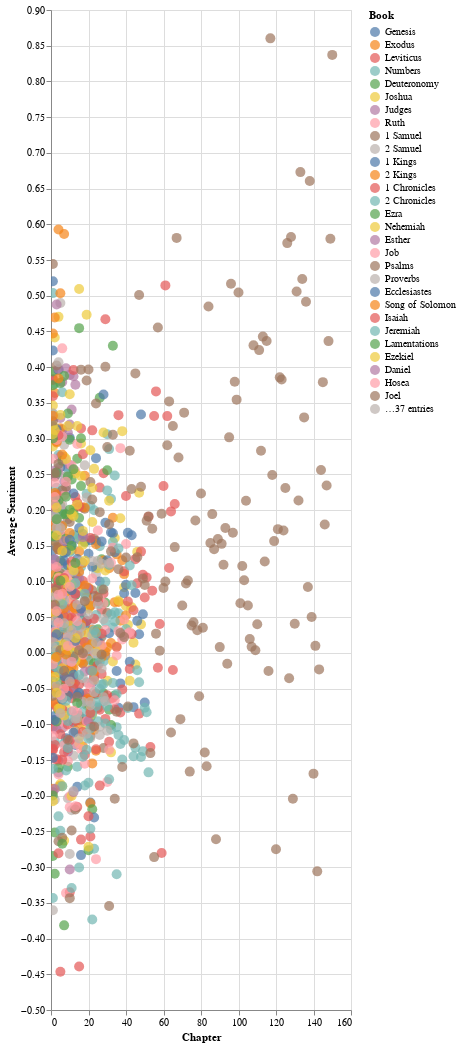

Notebook code for this chart:
### Code cell
display(Markdown(f"### Sentiment by Chapter"))

chart_sentiment_by_chapter = (
    alt.Chart(sentiment_by_chapter)
    .mark_circle(size=100)
    .encode(
        x=alt.X("Chapter:Q", title="Chapter"),
        y=alt.Y("Average Sentiment:Q", title="Average Sentiment"),
        color=alt.Color("Book:N", sort=books, legend=alt.Legend(title="Book")),
        tooltip=["Book", "Chapter", "Average Sentiment"]
    )
    .properties(
                # title="Sentiment by Chapter",
                width='container', 
                height=1000)
    .interactive()
)

display(chart_sentiment_by_chapter)

### Figure 1 — Vega-Lite specification as saved in the notebook (floating-point values rounded to 4 significant figures; data arrays with more than 128 entries replaced by an {"elided": "..."} marker saying what was removed)
{"config": {"view": {"continuousWidth": 300, "continuousHeight": 300}}, "data": {"name": "data-576ba5dba338dc0a790f3b1af45c83a5"}, "mark": {"type": "circle", "size": 100}, "encoding": {"color": {"field": "Book", "legend": {"title": "Book"}, "sort": ["Genesis", "Exodus", "Leviticus", "Numbers", "Deuteronomy", "Joshua", "Judges", "Ruth", "1 Samuel", "2 Samuel", "1 Kings", "2 Kings", "1 Chronicles", "2 Chronicles", "Ezra", "Nehemiah", "Esther", "Job", "Psalms", "Proverbs", "Ecclesiastes", "Song of Solomon", "Isaiah", "Jeremiah", "Lamentations", "Ezekiel", "Daniel", "Hosea", "Joel", "Amos", "Obadiah", "Jonah", "Micah", "Nahum", "Habakkuk", "Zephaniah", "Haggai", "Zechariah", "Malachi", "Matthew", "Mark", "Luke", "John", "Acts", "Romans", "1 Corinthians", "2 Corinthians", "Galatians", "Ephesians", "Philippians", "Colossians", "1 Thessalonians", "2 Thessalonians", "1 Timothy", "2 Timothy", "Titus", "Philemon", "Hebrews", "James", "1 Peter", "2 Peter", "1 John", "2 John", "3 John", "Jude", "Revelation"], "type": "nominal"}, "tooltip": [{"field": "Book", "type": "nominal"}, {"field": "Chapter", "type": "quantitative"}, {"field": "Average Sentiment", "type": "quantitative"}], "x": {"field": "Chapter", "title": "Chapter", "type": "quantitative"}, "y": {"field": "Average Sentiment", "title": "Average Sentiment", "type": "quantitative"}}, "height": 1000, "params": [{"name": "param_21", "select": {"type": "interval", "encodings": ["x", "y"]}, "bind": "scales"}], "width": "container", "$schema": "https://vega.github.io/schema/vega-lite/v5.20.1.json", "datasets": {"data-576ba5dba338dc0a790f3b1af45c83a5": {"elided": "1189 records"}}}
